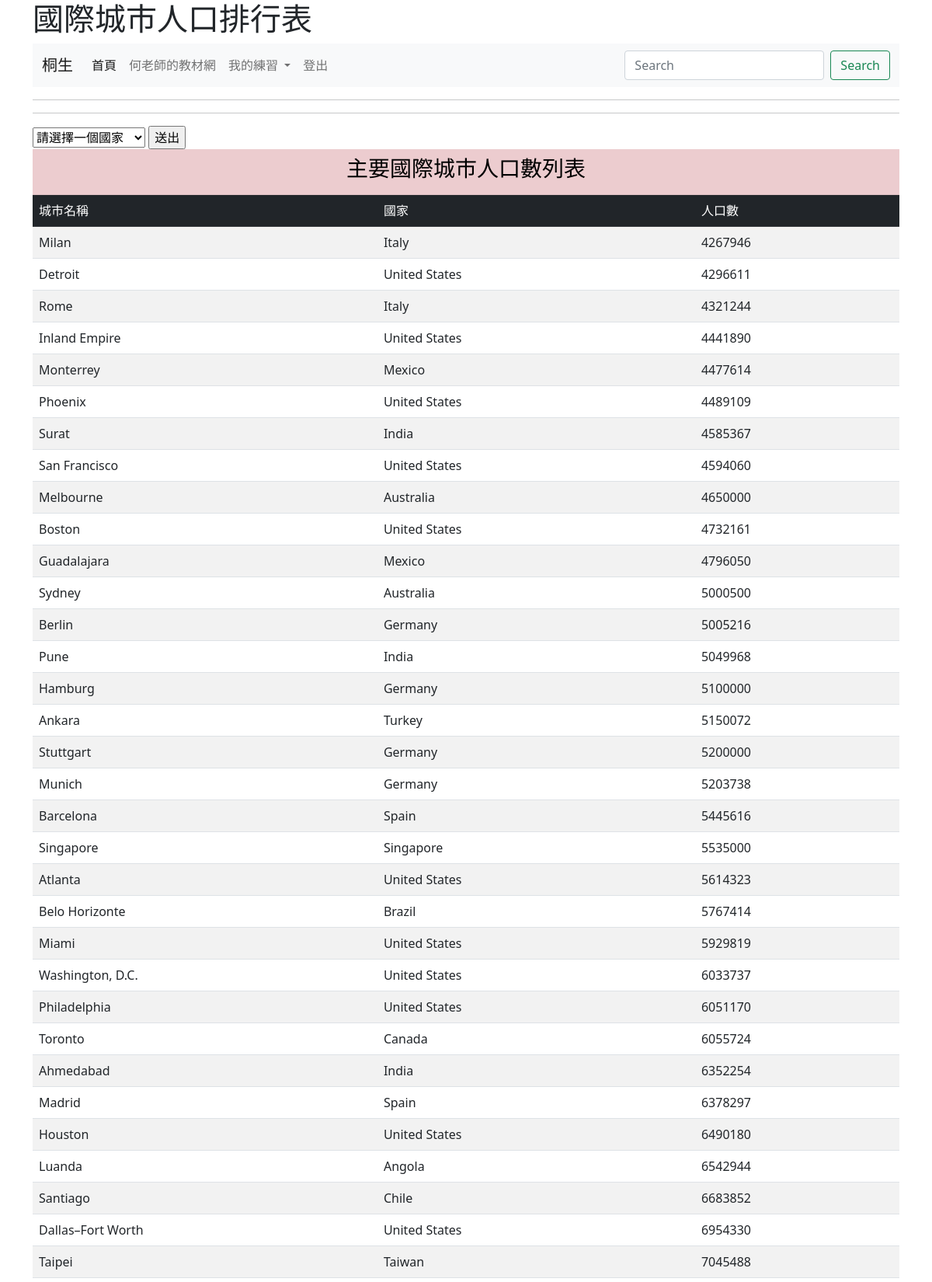
Page /rank/ (signed in, upper part) on the committed database.
### mysite/models.py (models this page shows, shortened)
class City(models.Model):
	name = models.CharField(max_length=50)
	population = models.IntegerField()
	country = models.ForeignKey(Country, on_delete=models.CASCADE)

class Country(models.Model):
	country_id = models.IntegerField()
	name = models.CharField(max_length=50)
	def __str__(self):
		return self.name

### mysite/views.py (the view)
# urls.py: path('rank/', views.rank),
@login_required(login_url="/admin/login/")
def rank(request):
	if request.method == 'POST':
		id = request.POST["id"]
		try:
			country = Country.objects.get(id=id)
		except:
			return redirect("/rank/")
		cities = City.objects.filter(country=country).order_by('population')
	else:
		cities = City.objects.all().order_by('population')
	countries = Country.objects.all()
	return render(request, 'rank.html', locals())

### templates/rank.html (shortened to what this page needs)
{% extends "base.html" %}
{% block main %}
<hr>
<form action="/rank/" method=POST>
      <select name="id">
      <option value="999">請選擇一個國家</option>
      </select>
      <input type='submit' value="送出">
</form>
<table class="table table-striped">
      <tr class="table-danger">
            <td colspan="3" align="center">
                  <h3>主要國際城市人口數列表<h3>
            </td>
      </tr>
      <tr class="table-dark">
            <td>城市名稱</td>
            <td>國家</td>
            <td>人口數</td>
      </tr>
      {% for city in cities %}
            <tr>
                  <td>{{ city.name }}</td>
                  <td>{{ city.country }}</a></td>
                  <td>{{ city.population }}</td>
            </tr>
      {% endfor %}
</table>
{% endblock %}

### templates/base.html (shortened to what this page needs)
<!doctype html>
<html>
  <head>
    <link href="https://cdn.jsdelivr.net/npm/bootstrap@5.0.2/dist/css/bootstrap.min.css" rel="stylesheet">
  </head>
  <body >
  	<div class="container">
	    <h1>{% block headmessage %}{% endblock %}</h1>
      {% include "menu.html" %}
      <hr>
      {% block main %}{% endblock %}
    </div>
  </body>
</html>

### templates/menu.html (shortened to what this page needs)
<nav class="navbar navbar-expand-lg navbar-light bg-light">
  <div class="container-fluid">
    <a class="navbar-brand" href="#">
    {% if request.user.is_authenticated %}
      {{ request.user.first_name }}
    {% else%}
      未登入的訪客
    {% endif %}
    </a>
    <div class="collapse navbar-collapse" id="navbarSupportedContent">
      <ul class="navbar-nav me-auto mb-2 mb-lg-0">
        <li class="nav-item">
          <a class="nav-link active" aria-current="page" href="/">首頁</a>
        </li>
        <li class="nav-item">
          <a class="nav-link" href="https://104.es">何老師的教材網</a>
        </li>
        <li class="nav-item dropdown">
          <a class="nav-link dropdown-toggle" href="#" id="navbarDropdown" role="button" data-bs-toggle="dropdown" aria-expanded="false">
            我的練習
          </a>
        </li>
        {% if request.user.is_authenticated %}
          <li class="nav-item">
            <a class="nav-link" href="/logout/" tabindex="-1">登出</a>
          </li>
        {% else %}
            <li class="nav-item">
              <a class="nav-link" href="/admin/login/?next=/" tabindex="-1">登入</a>
            </li>
        {%endif%}
      </ul>
      <form class="d-flex">
        <input class="form-control me-2" type="search" placeholder="Search" aria-label="Search">
        <button class="btn btn-outline-success" type="submit">Search</button>
      </form>
    </div>
  </div>
</nav>

### rows in the picture
City: name "Milan", country "Italy", population "4267946"
City: name "Detroit", country "United States", population "4296611"
City: name "Rome", country "Italy", population "4321244"
City: name "Inland Empire", country "United States", population "4441890"
City: name "Monterrey", country "Mexico", population "4477614"
City: name "Phoenix", country "United States", population "4489109"
City: name "Surat", country "India", population "4585367"
City: name "San Francisco", country "United States", population "4594060"
City: name "Melbourne", country "Australia", population "4650000"
City: name "Boston", country "United States", population "4732161"
City: name "Guadalajara", country "Mexico", population "4796050"
City: name "Sydney", country "Australia", population "5000500"
City: name "Berlin", country "Germany", population "5005216"
City: name "Pune", country "India", population "5049968"
City: name "Hamburg", country "Germany", population "5100000"
City: name "Ankara", country "Turkey", population "5150072"
City: name "Stuttgart", country "Germany", population "5200000"
City: name "Munich", country "Germany", population "5203738"
City: name "Barcelona", country "Spain", population "5445616"
City: name "Singapore", country "Singapore", population "5535000"
City: name "Atlanta", country "United States", population "5614323"
City: name "Belo Horizonte", country "Brazil", population "5767414"
City: name "Miami", country "United States", population "5929819"
City: name "Washington, D.C.", country "United States", population "6033737"
City: name "Philadelphia", country "United States", population "6051170"
City: name "Toronto", country "Canada", population "6055724"
City: name "Ahmedabad", country "India", population "6352254"
City: name "Madrid", country "Spain", population "6378297"
City: name "Houston", country "United States", population "6490180"
City: name "Luanda", country "Angola", population "6542944"
City: name "Santiago", country "Chile", population "6683852"
City: name "Dallas–Fort Worth", country "United States", population "6954330"
City: name "Taipei", country "Taiwan", population "7045488"

### other values in the picture
{{ request.user.first_name }} "桐生"
